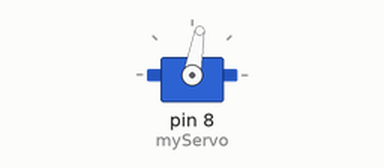
This sketch was run on a simulated Arduino Uno, built with avr-gcc and run on an emulated ATmega328P. Shown: servo.

Above: at 0.05 s.
At 1.1 s:
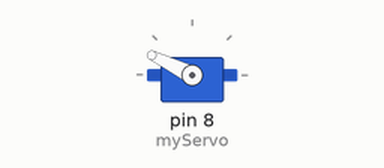
At 1.8 s:
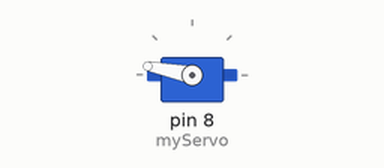
At 3.55 s:
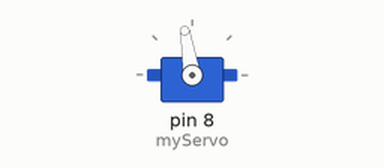
Timing chart, 0 to 8.5 s (numbered marks = the images above):
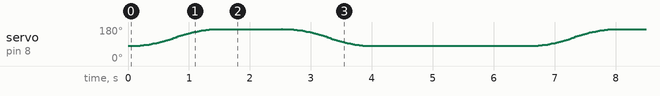

The sketch:

SimpleEasingServo.ino
```cpp
/*
 * Easing
 * Tobias Toft <hello@tobiastoft.dk>
 * July 27, 2009
 *
 * Moves a servo motor back and forth between 0 and 140 degrees
 * when a button is pressed.
 *
 * This example is using the Servo.h library that comes
 * with the Arduino IDE.
 *
 * Easing functions based on Robert Penner's work,
 * for more info see Easing.h or Easing.cpp
 */

#include <Servo.h>
int pri;
int sec;

float easeInOutQuad (float t, float b, float c, float d)
{
  if ((t/=d/2) < 1) return c/2*t*t + b;
  return -c/2 * ((--t)*(t-2) - 1) + b;
}

Servo myServo; //create servo object


void setup(){
  myServo.attach(8); //attach servo at pin 9
  myServo.write(80);  //put servo at 0 degrees
  }

void loop(){
  pri=80;
  sec=170;
  moveServo();
  pri=170;
  sec=80;
  moveServo();
  delay(1500);


}

void moveServo(){
  int dur = 100; //duration is 100 loops
  for (int pos=0; pos<dur; pos++){
    //move servo from 0 and 140 degrees forward
    myServo.write(easeInOutQuad(pos, pri,sec-pri , dur));
    delay(15); //wait for the servo to move
  }

  delay(1000); //wait a second, then move back using "bounce" easing


}
```
